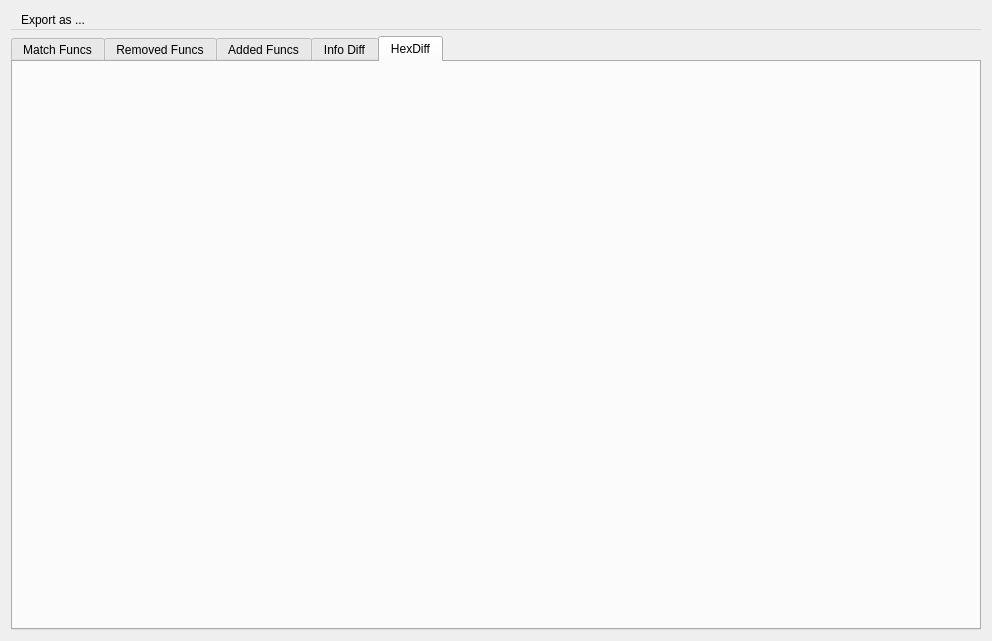
<?xml version="1.0" encoding="UTF-8"?>
<ui version="4.0">
 <class>DiffWindow</class>
 <widget class="QDialog" name="DiffWindow">
  <property name="windowModality">
   <enum>Qt::WindowModality::NonModal</enum>
  </property>
  <property name="geometry">
   <rect>
    <x>0</x>
    <y>0</y>
    <width>992</width>
    <height>641</height>
   </rect>
  </property>
  <property name="sizePolicy">
   <sizepolicy hsizetype="Minimum" vsizetype="Minimum">
    <horstretch>0</horstretch>
    <verstretch>0</verstretch>
   </sizepolicy>
  </property>
  <property name="windowTitle">
   <string>Diff Between Binaries</string>
  </property>
  <layout class="QVBoxLayout" name="verticalLayout_2">
   <property name="sizeConstraint">
    <enum>QLayout::SizeConstraint::SetMinimumSize</enum>
   </property>
   <item>
    <widget class="QMenuBar" name="menuBar">
     <property name="defaultUp">
      <bool>false</bool>
     </property>
     <property name="nativeMenuBar">
      <bool>true</bool>
     </property>
     <widget class="QMenu" name="menuExport">
      <property name="title">
       <string>Export as ...</string>
      </property>
      <addaction name="actionExport_as_JSON"/>
      <addaction name="actionExport_as_Markdown"/>
     </widget>
     <addaction name="menuExport"/>
    </widget>
   </item>
   <item>
    <widget class="QTabWidget" name="tabWidget">
     <property name="currentIndex">
      <number>4</number>
     </property>
     <widget class="QWidget" name="tabMatchFunc">
      <property name="sizePolicy">
       <sizepolicy hsizetype="Expanding" vsizetype="Expanding">
        <horstretch>0</horstretch>
        <verstretch>0</verstretch>
       </sizepolicy>
      </property>
      <property name="contextMenuPolicy">
       <enum>Qt::ContextMenuPolicy::DefaultContextMenu</enum>
      </property>
      <attribute name="title">
       <string>Match Funcs</string>
      </attribute>
      <layout class="QVBoxLayout" name="verticalLayout_3">
       <item>
        <widget class="CutterTreeView" name="tableViewMatch">
         <property name="styleSheet">
          <string notr="true">CutterTreeView::item
{
    padding-top: 1px;
    padding-bottom: 1px;
}</string>
         </property>
         <property name="frameShape">
          <enum>QFrame::Shape::NoFrame</enum>
         </property>
         <property name="lineWidth">
          <number>0</number>
         </property>
         <property name="horizontalScrollBarPolicy">
          <enum>Qt::ScrollBarPolicy::ScrollBarAsNeeded</enum>
         </property>
         <property name="sizeAdjustPolicy">
          <enum>QAbstractScrollArea::SizeAdjustPolicy::AdjustToContents</enum>
         </property>
         <property name="autoScroll">
          <bool>true</bool>
         </property>
         <property name="horizontalScrollMode">
          <enum>QAbstractItemView::ScrollMode::ScrollPerPixel</enum>
         </property>
         <property name="indentation">
          <number>8</number>
         </property>
         <property name="sortingEnabled">
          <bool>true</bool>
         </property>
        </widget>
       </item>
      </layout>
     </widget>
     <widget class="QWidget" name="tabMismatchRem">
      <attribute name="title">
       <string>Removed Funcs</string>
      </attribute>
      <layout class="QVBoxLayout" name="verticalLayoutMismatchRem">
       <item>
        <widget class="CutterTreeView" name="tableViewRem">
         <property name="styleSheet">
          <string notr="true">CutterTreeView::item
{
    padding-top: 1px;
    padding-bottom: 1px;
}</string>
         </property>
         <property name="frameShape">
          <enum>QFrame::Shape::NoFrame</enum>
         </property>
         <property name="lineWidth">
          <number>0</number>
         </property>
         <property name="horizontalScrollBarPolicy">
          <enum>Qt::ScrollBarPolicy::ScrollBarAsNeeded</enum>
         </property>
         <property name="sizeAdjustPolicy">
          <enum>QAbstractScrollArea::SizeAdjustPolicy::AdjustToContents</enum>
         </property>
         <property name="autoScroll">
          <bool>true</bool>
         </property>
         <property name="horizontalScrollMode">
          <enum>QAbstractItemView::ScrollMode::ScrollPerPixel</enum>
         </property>
         <property name="indentation">
          <number>8</number>
         </property>
         <property name="sortingEnabled">
          <bool>true</bool>
         </property>
        </widget>
       </item>
      </layout>
     </widget>
     <widget class="QWidget" name="tabMismatchAdd">
      <attribute name="title">
       <string>Added Funcs</string>
      </attribute>
      <layout class="QVBoxLayout" name="verticalLayoutMismatchAdd">
       <item>
        <widget class="CutterTreeView" name="tableViewAdd">
         <property name="styleSheet">
          <string notr="true">CutterTreeView::item
{
    padding-top: 1px;
    padding-bottom: 1px;
}</string>
         </property>
         <property name="frameShape">
          <enum>QFrame::Shape::NoFrame</enum>
         </property>
         <property name="lineWidth">
          <number>0</number>
         </property>
         <property name="horizontalScrollBarPolicy">
          <enum>Qt::ScrollBarPolicy::ScrollBarAsNeeded</enum>
         </property>
         <property name="sizeAdjustPolicy">
          <enum>QAbstractScrollArea::SizeAdjustPolicy::AdjustToContents</enum>
         </property>
         <property name="autoScroll">
          <bool>true</bool>
         </property>
         <property name="horizontalScrollMode">
          <enum>QAbstractItemView::ScrollMode::ScrollPerPixel</enum>
         </property>
         <property name="indentation">
          <number>8</number>
         </property>
         <property name="sortingEnabled">
          <bool>true</bool>
         </property>
        </widget>
       </item>
      </layout>
     </widget>
     <widget class="QWidget" name="tabInfo">
      <attribute name="title">
       <string>Info Diff</string>
      </attribute>
      <layout class="QVBoxLayout" name="verticalLayoutInfo">
       <item>
        <layout class="QHBoxLayout" name="horizontalLayout">
         <property name="sizeConstraint">
          <enum>QLayout::SizeConstraint::SetDefaultConstraint</enum>
         </property>
         <item>
          <widget class="QLabel" name="label">
           <property name="sizePolicy">
            <sizepolicy hsizetype="Preferred" vsizetype="Preferred">
             <horstretch>0</horstretch>
             <verstretch>0</verstretch>
            </sizepolicy>
           </property>
           <property name="minimumSize">
            <size>
             <width>527</width>
             <height>0</height>
            </size>
           </property>
           <property name="text">
            <string>Show...</string>
           </property>
          </widget>
         </item>
         <item>
          <widget class="QComboBox" name="comboBoxShowInfo">
           <property name="sizePolicy">
            <sizepolicy hsizetype="Preferred" vsizetype="Preferred">
             <horstretch>1</horstretch>
             <verstretch>0</verstretch>
            </sizepolicy>
           </property>
          </widget>
         </item>
        </layout>
       </item>
       <item>
        <widget class="QTableView" name="tableViewInfo"/>
       </item>
      </layout>
     </widget>
     <widget class="QWidget" name="tabHexDiff">
      <attribute name="title">
       <string>HexDiff</string>
      </attribute>
      <layout class="QVBoxLayout" name="verticalLayoutInfo">
       <property name="sizeConstraint">
        <enum>QLayout::SizeConstraint::SetNoConstraint</enum>
       </property>
      </layout>
     </widget>
    </widget>
   </item>
   <item>
    <layout class="QVBoxLayout" name="verticalLayout"/>
   </item>
  </layout>
  <action name="actionExport_as_JSON">
   <property name="text">
    <string>Export as JSON</string>
   </property>
  </action>
  <action name="actionExport_as_Markdown">
   <property name="text">
    <string>Export as Markdown</string>
   </property>
  </action>
 </widget>
 <customwidgets>
  <customwidget>
   <class>CutterTreeView</class>
   <extends>QTreeView</extends>
   <header>widgets/CutterTreeView.h</header>
   <container>1</container>
  </customwidget>
 </customwidgets>
 <resources/>
 <connections/>
</ui>
